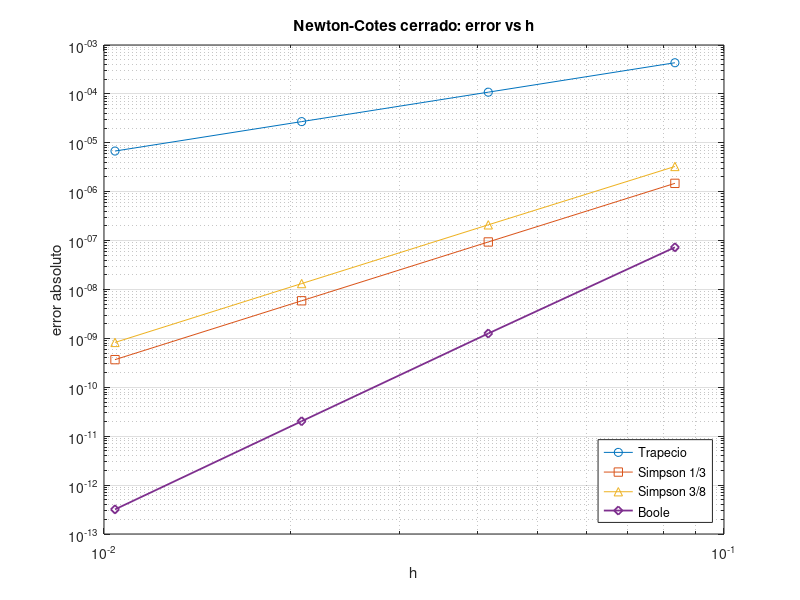

The MATLAB script that drew this image:
% EJ_10_INTEGRACION_NUMERICA
% Formulas cerradas de Newton-Cotes (compuestas): trapecio, Simpson 1/3,
% Simpson 3/8 y Boole, para
%
%        I = integral_1^2  dV / V  = ln 2
%
% (trabajo isotermico reversible de un gas ideal: W = n R T * I)
%
% Con n subintervalos, h = (b - a)/n y nodos x_i = a + i h (i = 0, ..., n),
% cada formula es una suma ponderada de los valores y_i = f(x_i):
%
%   Trapecio     (h/2)   * sum w_i y_i,  w = [1 2 2 ... 2 1]              cualquier n
%   Simpson 1/3  (h/3)   * sum w_i y_i,  w = [1 4 2 4 2 ... 4 1]          n par
%   Simpson 3/8  (3h/8)  * sum w_i y_i,  w = [1 3 3 2 3 3 2 ... 3 3 1]    n multiplo de 3
%   Boole        (2h/45) * sum w_i y_i,  w = [7 32 12 32 14 32 12 32 14 ... 7]
%                                                                        n multiplo de 4
%
% Se usan n = 12, 24, 48, 96: multiplos de 1, 2, 3 y 4, de modo que las cuatro
% formulas son aplicables con el mismo n.
%
% Ejecutar:  run('ejemplos/ej_10_integracion_numerica.m')

clear; clc; close all;

f = @(x) 1 ./ x;
a = 1; b = 2;
Iex = log(2);

n = [12 24 48 96];
I = zeros(numel(n), 4);          % columnas: trapecio, Simpson 1/3, Simpson 3/8, Boole
for k = 1:numel(n)
    nk = n(k);
    h = (b - a) / nk;
    x = a + (0:nk) * h;          % nodos
    y = f(x);                    % valores en los nodos

    % Trapecio: pesos [1 2 2 ... 2 1]
    w = 2 * ones(1, nk + 1);
    w([1 end]) = 1;
    I(k, 1) = h / 2 * sum(w .* y);

    % Simpson 1/3: pesos [1 4 2 4 2 ... 4 1]
    w = 2 * ones(1, nk + 1);
    w(2:2:nk) = 4;
    w([1 end]) = 1;
    I(k, 2) = h / 3 * sum(w .* y);

    % Simpson 3/8: pesos [1 3 3 2 3 3 2 ... 3 3 1]
    w = 3 * ones(1, nk + 1);
    w(4:3:nk) = 2;
    w([1 end]) = 1;
    I(k, 3) = 3 * h / 8 * sum(w .* y);

    % Boole: pesos [7 32 12 32 14 32 12 32 14 ... 7]
    w = 14 * ones(1, nk + 1);
    w(2:2:nk) = 32;
    w(3:4:nk) = 12;
    w([1 end]) = 7;
    I(k, 4) = 2 * h / 45 * sum(w .* y);
end

E = abs(I - Iex);                % errores absolutos

fprintf('Integral exacta = ln 2 = %.12f\n\n', Iex);
fprintf('Valores con n = 12:\n');
fprintf('  Trapecio     : %.12f\n', I(1, 1));
fprintf('  Simpson 1/3  : %.12f\n', I(1, 2));
fprintf('  Simpson 3/8  : %.12f\n', I(1, 3));
fprintf('  Boole        : %.12f\n\n', I(1, 4));

fprintf('Errores absolutos:\n');
fprintf('   n     trapecio    Simpson1/3  Simpson3/8     Boole\n');
fprintf('%4d  %11.3e %11.3e %11.3e %11.3e\n', [n', E]');

fprintf('\nOrden observado (n -> 2n): ');
ord = mean(log2(E(1:end-1, :) ./ E(2:end, :)));
fprintf('%.2f  ', ord); fprintf('\n(teorico: 2, 4, 4, 6)\n');

h = (b - a) ./ n;
figure;
loglog(h, E(:, 1), 'o-', h, E(:, 2), 's-', h, E(:, 3), '^-', h, E(:, 4), 'd-', 'LineWidth', 1.3);
xlabel('h'); ylabel('error absoluto'); grid on;
legend('Trapecio', 'Simpson 1/3', 'Simpson 3/8', 'Boole', 'Location', 'southeast');
title('Newton-Cotes cerrado: error vs h');
